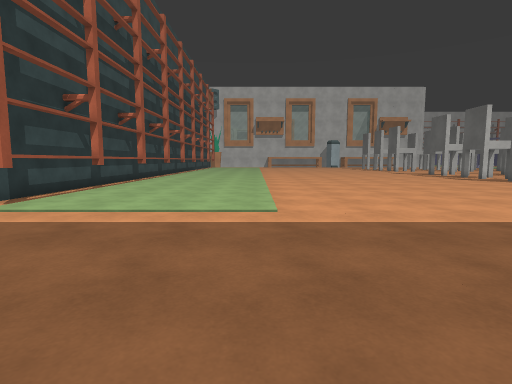
[1] (above)

19 first-person views from a walk through a scene from a Unity 3-D project. The camera is 1.2 m above the floor, tilts 6° down and sees 80° across. The floor is counted in squares, 1 m on a side. Each view is taken from the middle of a square. On the plan, view 1 faces up. The plan holds only what a view shows up to about 13 squares ahead; the rest is blank. The place goes on beyond the plan. The player character is not drawn. Some animated figures are not drawn. Door leaves are left out, so doorways stand open. Surface patterns are stand-ins for the level's own textures.

[2]
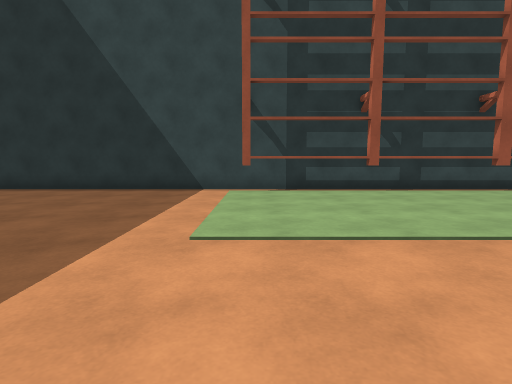

[3]
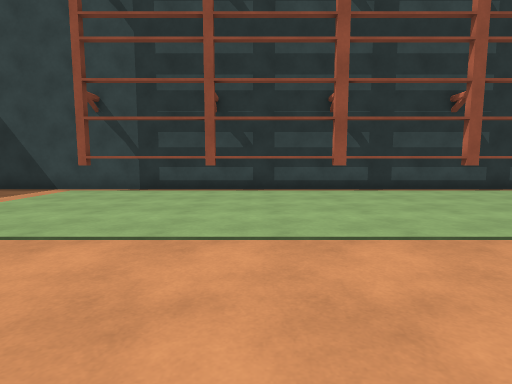

[4]
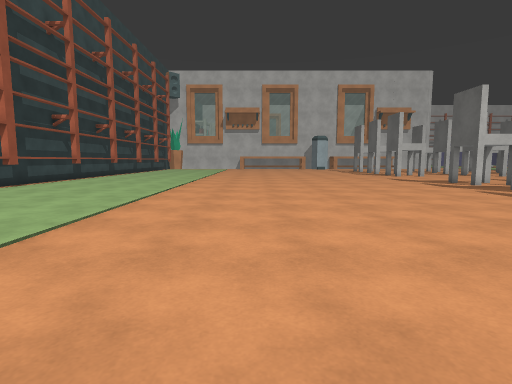

[5]
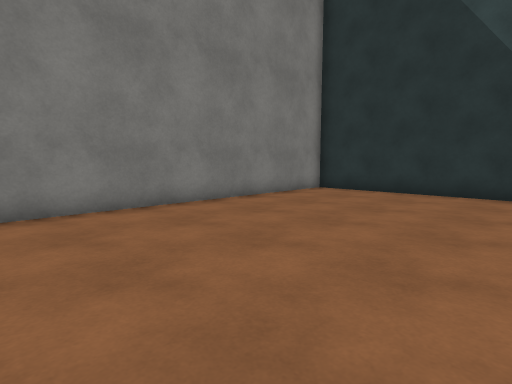

[6]
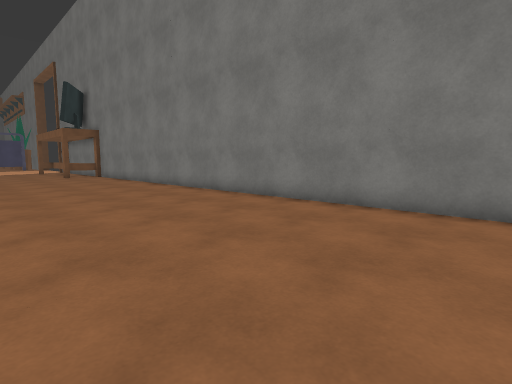

[7]
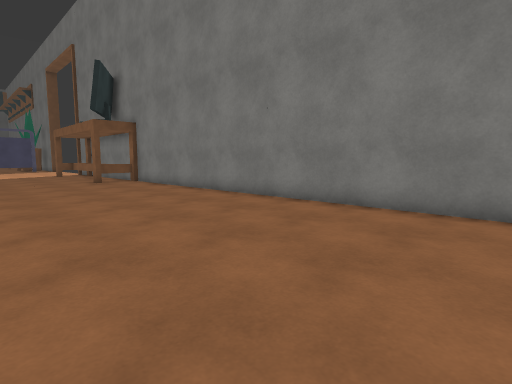

[8]
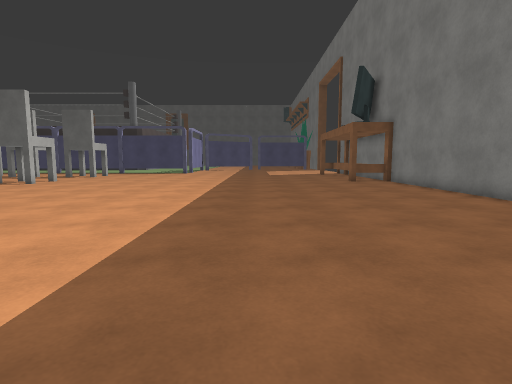

[9]
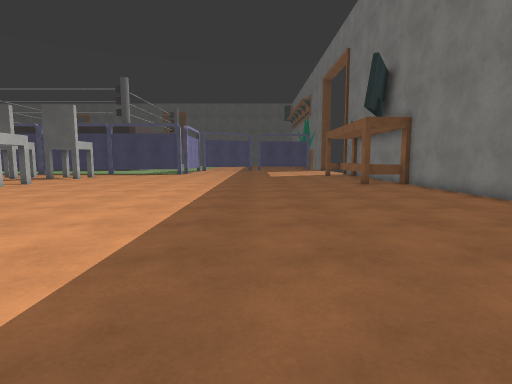

[10]
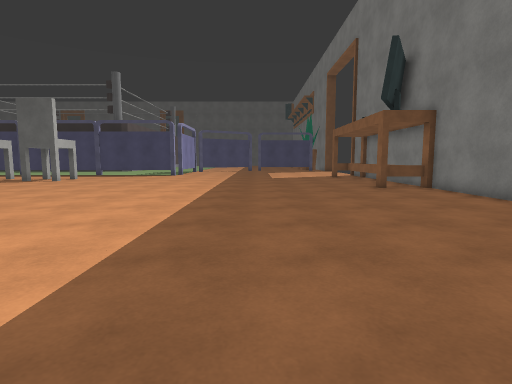

[11]
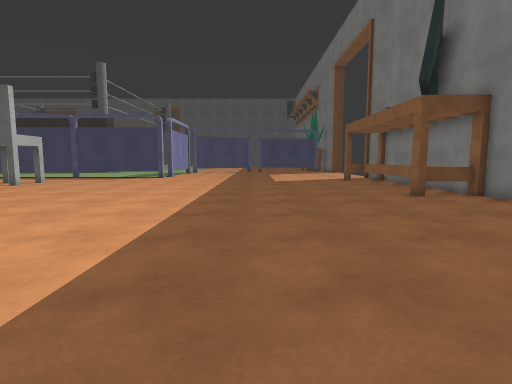

[12]
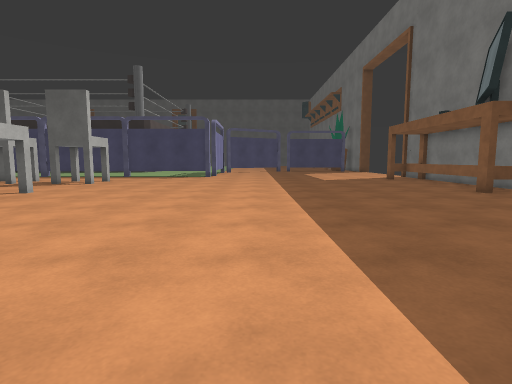

[13]
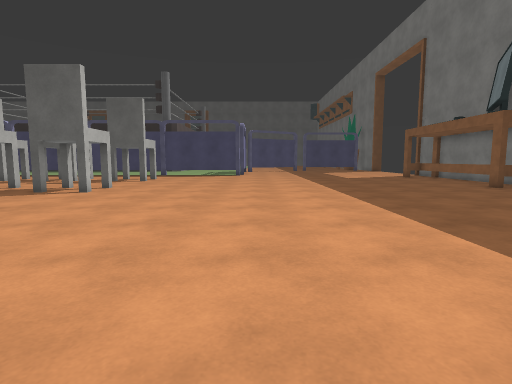

[14]
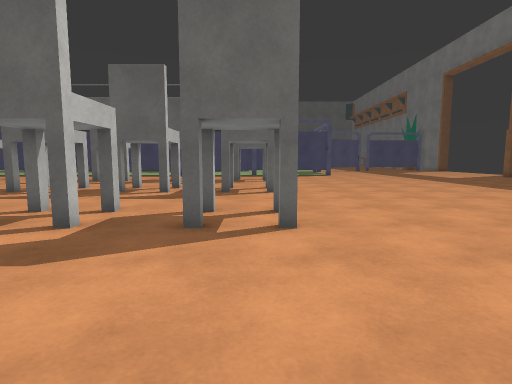

[15]
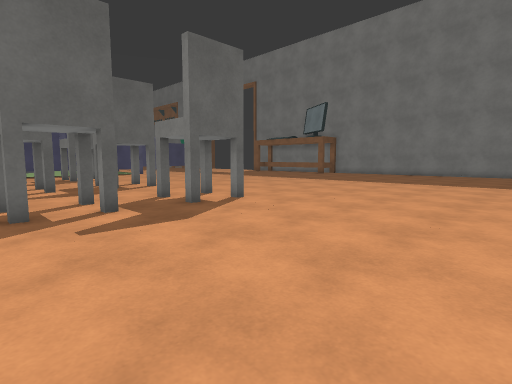

[16]
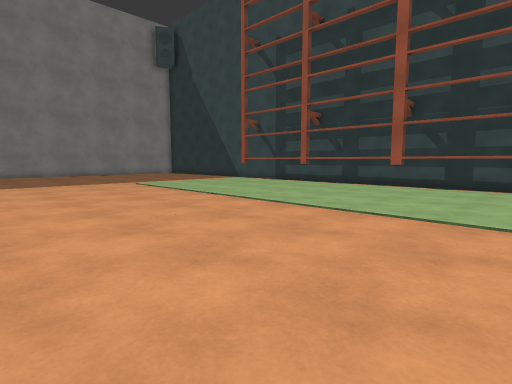

[17]
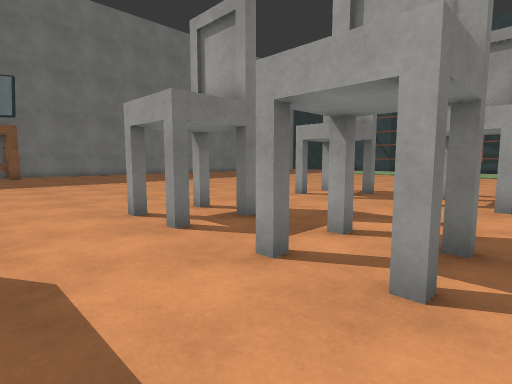

[18]
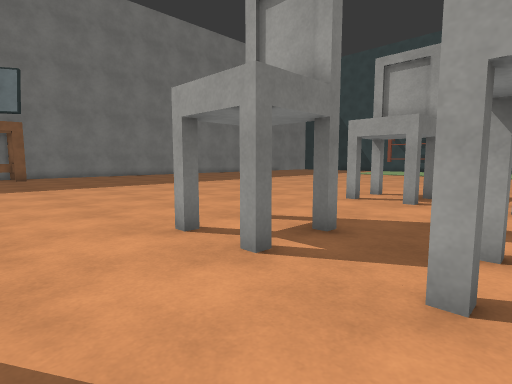

[19]
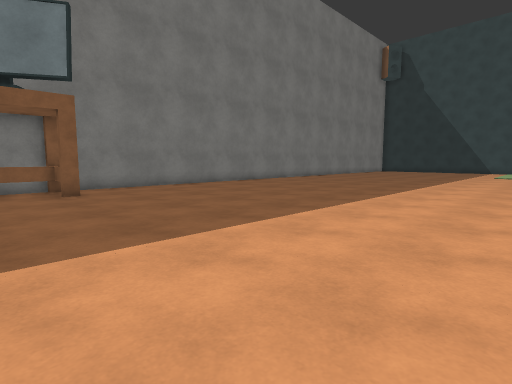

### Floor plan
Key: @ floor where view 1 was taken; # wall or solid block; . floor; = window, fence, low wall or low ledge; O other object.
Columns run from 8 left of view 1 to 25 right of it. Each row starts with its distance up from view 1.
 22 #.O.................... .. ..... .
 21 #.O...................#.O...#.O..
 20 #.O.....................O.....O...
 19 #.O...................#.....#.....
 18 #.O...............................
 17 #.O...................#.O...#.O...
 16 #.O.....................O.....O...
 15 #.O...................#.....#.....
 14 #.O...............................
 13 #.O...............................
 12 #.O...............................
 11 #.O...............................
 10 #.O...............................
  9 #.O...............................
  8 #.O...............................
  7 #.................................
  6 #............. ...................
  5 #............. ...................
  4 #............. ...................
  3 #.................................
  2 #.................................
  1 #.................................
  0 #.......@.........................
 -1 #.................................
 -2 #.............................=...
 -3 #.............................====
 -4 ##################################

Where each view was taken, in squares from view 1:
view 1: 0 up, 0 right, facing up
view 2: 8 up, 5 right, facing left
view 3: 14 up, 5 right, facing left
view 4: 9 up, 4 right, facing up
view 5: 4 up, 4 right, facing down-left
view 6: 4 up, 1 left, facing down-right
view 7: 4 up, 5 right, facing down-right
view 8: 4 up, 5 right, facing right
view 9: 4 up, 7 right, facing right
view 10: 4 up, 9 right, facing right
view 11: 4 up, 12 right, facing right
view 12: 7 up, 11 right, facing right
view 13: 9 up, 9 right, facing right
view 14: 16 up, 9 right, facing right
view 15: 22 up, 7 right, facing down-right
view 16: 22 up, 7 right, facing down-left
view 17: 22 up, 25 right, facing down-left
view 18: 20 up, 25 right, facing down-left
view 19: 10 up, 25 right, facing down-left
